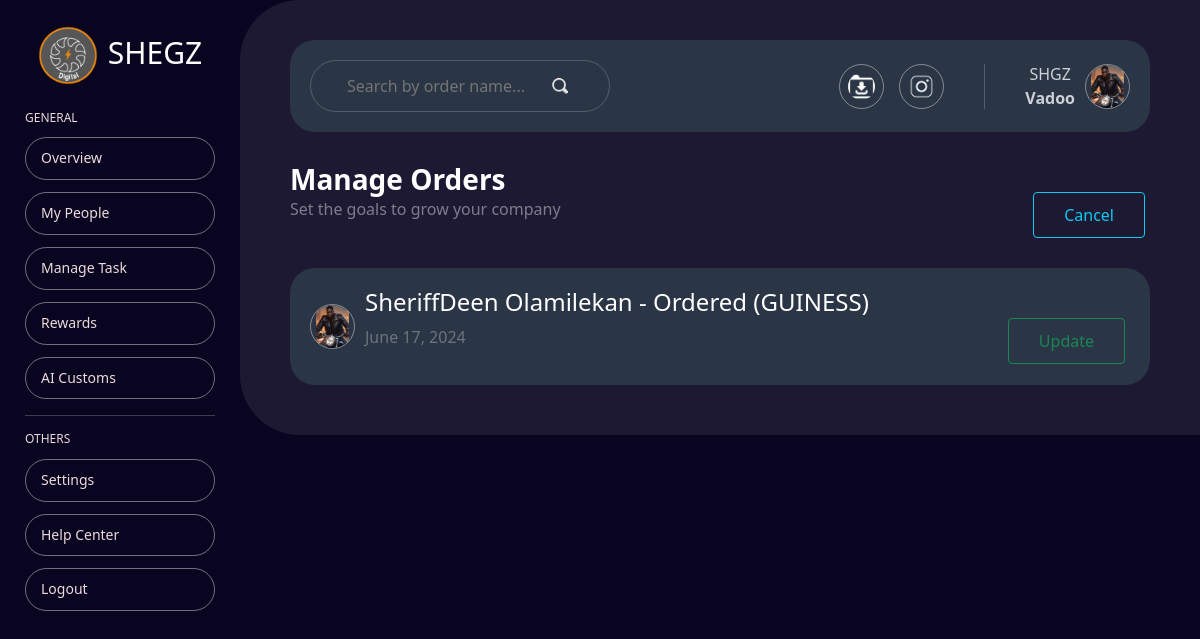
/order/218/, run on the app's committed database.
### jquery_ajax_app/models.py (models this page shows, shortened)
class Post(models.Model):
    name = models.CharField(max_length=100)
    drink = models.CharField(max_length=100)
    image = models.ImageField(default='default.jpg', upload_to='profile_pics')
    date_posted = models.DateTimeField(default=timezone.now)

### jquery_ajax_app/views.py (the view)
# urls.py: path('order/<int:pk>/', PostDetailView.as_view(), name='order-detail'),
class PostDetailView(DetailView):
    model = Post

### jquery_ajax_app/templates/jquery_ajax_app/post_detail.html (shortened to what this page needs)
{% extends 'jquery_ajax_app/base.html' %}
{% load static %}
{% block content %}
    <div class="main-background">
        <div class="search-nav">
            <div class="search-box">
                <input type="text" placeholder="Search by order name...">
                <img src="{% static 'jquery_ajax_app/img/search-icon.png' %}" alt="search-icon">
            </div>
            <div class="profile-settings">
                <div class="online-links">
                    <img src="{% static 'jquery_ajax_app/img/download.webp' %}" alt="download">
                    <img src="{% static 'jquery_ajax_app/img/instagram.png' %}" alt="instagram">
                </div>
                <div class="profile">
                    <div>
                        <p>SHGZ</p>
                        <p> <strong>Vadoo</strong> </p>
                    </div>
                    <img src="{{ object.image.url }}" alt="profile">
                </div>
            </div>
        </div>
        <div class="manage-task">
            <div class="maange-task-text">
                <h3>Manage Orders</h3>
                <p>Set the goals to grow your company</p>
            </div>
            <div class="from-group">
                <a href="{% url 'home' %}" class="btn btn-outline-info send">Cancel</a>
            </div>
        </div>
        <div class="search-nav">
            <div class="post">
                <img src="{{ object.image.url }}" alt="post">
                <div class="post-text">
                    <h4>{{ post.name }} - Ordered ({{ post.drink }})</h4>
                    <p class="text-muted">{{ post.date_posted|date:"F d, Y" }}</p>
                </div>
            </div>
            <div>
                <a href="{% url 'update-order' object.id %}" class="btn btn-outline-success send">Update</a>
            </div>
        </div>
    </div>
{% endblock %}

### data on the page
Post: image (picture), name "SheriffDeen Olamilekan", drink "GUINESS", date_posted "June 17, 2024"
